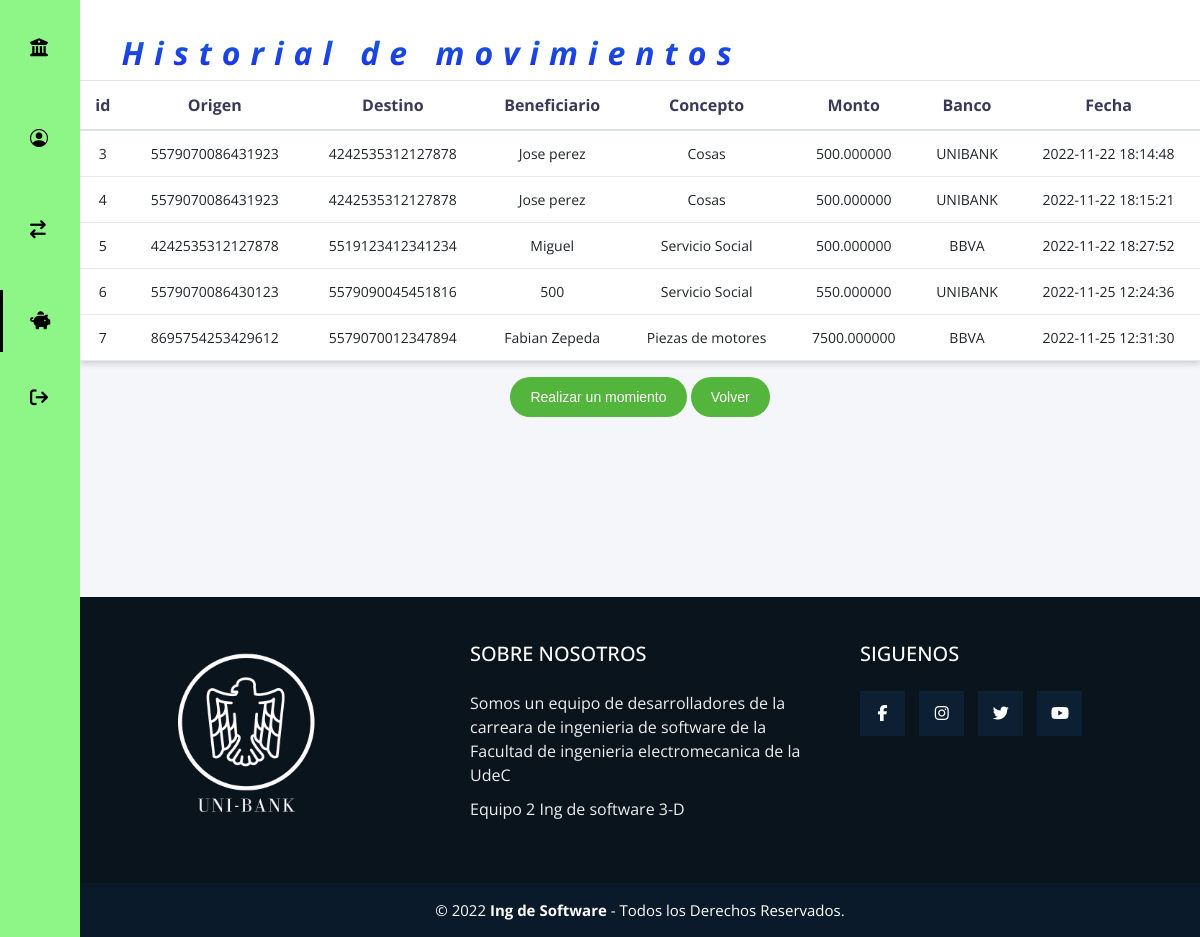
/movimientos/historial.php, run on the app's committed database.
### tables this page shows
CREATE TABLE `comprobante` (
  `idComprobante` int NOT NULL AUTO_INCREMENT,
  `origenDeb` varchar(500) DEFAULT NULL,
  `destinoDeb` varchar(500) DEFAULT NULL,
  `beneficiario` varchar(50) DEFAULT NULL,
  `concepto` varchar(150) DEFAULT NULL,
  `monto` decimal(20,6) DEFAULT NULL,
  `banco` varchar(50) DEFAULT NULL,
  `fecha` datetime NOT NULL DEFAULT CURRENT_TIMESTAMP ON UPDATE CURRENT_TIMESTAMP,
  PRIMARY KEY (`idComprobante`)
);

### movimientos/historial.php (the view, shortened to what this page needs)
<?php session_start();
$objeto = new Conexion();
$conexion = $objeto->Conectar();
$consulta = "SELECT * FROM comprobante";
$resultado = $conexion->prepare($consulta);
$resultado->execute();
$datos=$resultado->fetchAll(PDO::FETCH_ASSOC);
?>
<!DOCTYPE html>
<html lang="en">
<head>
    <link rel="stylesheet" href="https://stackpath.bootstrapcdn.com/bootstrap/4.3.1/css/bootstrap.min.css">
    <link rel="stylesheet" type="text/css" href="https://cdnjs.cloudflare.com/ajax/libs/Swiper/5.4.5/css/swiper.css">
    <link rel="stylesheet" href="../css/estilos.css">
    <link rel="stylesheet" href="https://use.fontawesome.com/releases/v5.7.2/css/all.css"
>
    <link rel="stylesheet" href="https://cdn.jsdelivr.net/npm/bootstrap-icons@1.9.1/font/bootstrap-icons.css">
	<link rel="stylesheet" href="css/ejecutivosTabla.css">
</head>
<body id="body">
    <header>
      <div class="icon__menu">
      </div>
    </header>
    <div class="menu__side" id="menu_side">
        <a href="index.php">
            <div class="name__page">
                <i class="fas fa-university"></i>
                <h4>Unibank</h4>
            </div>
        </a>
        <div class="options__menu">
            <a href="../cliente.php">
                <div class="option">
                <i class="bi bi-person-circle"></i>
                    <h4>Inicio</h4>
                </div>
            </a>
            <a href="transferencia.php">
                <div class="option">
                    <i class="fas fa-exchange"></i>
                    <h4>Transferencias rapidas</h4>
                </div>
            </a>
            <a href="../consultas.php" class="selected">
                <div class="option">
                    <i class="fas fa-piggy-bank"></i>
                    <h4>Consulta</h4>
                </div>
            </a>
            <a href="../funciones/cerrarSesion.php">
                <div class="option">
                    <i class="fas fa-sign-out"></i>
                    <h4>Cerrar sesion</h4>
                </div>
            </a>
        </div>
    </div>
	<div class="">
		<header>
			<h1>Historial de movimientos</h1>
		</header>
		<main>
		<table class="table">
			<thead>
				<tr>
					<th scope="col">id</th>
					<th scope="col">Origen</th>
					<th scope="col">Destino</th>
					<th scope="col">Beneficiario</th>
					<th scope="col">Concepto</th>
					<th scope="col">Monto</th>
					<th scope="col">Banco</th>
					<th scope="col">Fecha</th>
				</tr>
			</thead>
			<tbody>
				<?php foreach($datos as $dato){?>
				<tr>
					<td><?php echo $dato['idComprobante'] ?></td>
					<td><?php echo $dato['origenDeb'] ?></td>
					<td><?php echo $dato['destinoDeb'] ?></td>
					<td><?php echo $dato['beneficiario'] ?></td>
					<td><?php echo $dato['concepto'] ?></td>
					<td><?php echo $dato['monto'] ?></td>
					<td><?php echo $dato['banco'] ?></td>
					<td><?php echo $dato['fecha'] ?></td>
				</tr>
				<?php }?>
			</tbody>
		</table>
		</main>
	</div>
	<div class="container-btn">
        <a href="transferencia.php" class="btn btn-success">Realizar un momiento</a>
        <a href="../consultas.php" class="btn btn-outline-secondary">Volver</a>
    </div>
	<footer class="pie-pagina">
        <div class="grupo-1">
            <div class="box">
                <figure>
                    <a href="#">
                        <img src="../assets/unibank.png" alt="Logo de SLee Dw">
                    </a>
                </figure>
            </div>
            <div class="box">
                <h2>SOBRE NOSOTROS</h2>
                <p>Somos un equipo de desarrolladores de la carreara de ingenieria de software de la Facultad de ingenieria electromecanica de la UdeC</p>
                <p>Equipo 2 Ing de software 3-D</p>
            </div>
            <div class="box">
                <h2>SIGUENOS</h2>
                <div class="red-social">
                    <a href="#" class="fa fa-facebook"></a>
                    <a href="#" class="fa fa-instagram"></a>
                    <a href="#" class="fa fa-twitter"></a>
                    <a href="#" class="fa fa-youtube"></a>
                </div>
            </div>
        </div>
        <div class="grupo-2">
            <small>&copy; 2022 <b>Ing de Software</b> - Todos los Derechos Reservados.</small>
        </div>
    </footer>
</body>
</html>

### css/estilos.css (style rules this page uses)
* { margin: 0; padding: 0; box-sizing: border-box; text-decoration: none; font-family: 'Open Sans', sans-serif; }
body { margin-left: 80px; margin-top: 80px; transition: margin-left 300ms cubic-bezier(0.785, 0.135, 0.15, 0.86); }
header { width: 100%; height: 80px; background: #fff; align-items: center; display: flex; position: fixed; top: 0; z-index: 200; }
header h1 { font-size: 200%; font-style: italic; background: linear-gradient(#1497be, #1c2aec); color: transparent; background-clip: text; -webkit-background-clip: text; animation: text 5s linear infinite; letter-spacing: 10px; }
.icon__menu { width: 50px; height: 100%; display: flex; justify-content: center; align-items: center; transform: translateX(10px); }
.menu__side { width: 80px; height: 100%; background: #8ef587; position: fixed; top: 0; left: 0; color: white; font-size: 18px; z-index: 300; overflow: hidden; overflow-y: scroll; border-right: 20px solid #8ef587; transition: all 300ms cubic-bezier(0.785, 0.135, 0.15, 0.86); }
.menu__side { -ms-overflow-style: none; scrollbar-width: none; }
.name__page { padding: 20px 30px; display: flex; align-items: center; margin-top: 10px; color: #000000; }
.name__page i { width: 20px; margin-right: 20px; }
.options__menu { padding: 20px 30px; position: absolute; top: 80px; }
.options__menu a { color: #000000; cursor: default; display: block; position: relative; transition: color 300ms; }
.options__menu .option { padding: 20px 0px; display: flex; align-items: center; position: relative; }
.options__menu .option i { width: 20px; margin-right: 20px; cursor: pointer; }
.options__menu .option h4 { font-weight: 300; cursor: pointer; }
a.selected { color: rgb(0, 0, 0); }
.selected:before { content: ''; width: 3px; height: 80%; background: rgb(0, 0, 0); position: absolute; top: 10%; left: -30px; }
.pie-pagina { margin-top: 180px; width: 100%; background-color: #0a141d; }
.pie-pagina .grupo-1 { width: 100%; max-width: 1200px; margin: auto; display:grid; grid-template-columns: repeat(3, 1fr); grid-gap:50px; padding: 45px 0px; }
.pie-pagina .grupo-1 .box figure { width: 100%; height: 100%; display: flex; justify-content: center; align-items: center; }
.pie-pagina .grupo-1 .box figure img { width: 180px; }
.pie-pagina .grupo-1 .box h2 { color: #fff; margin-bottom: 25px; font-size: 20px; }
.pie-pagina .grupo-1 .box p { color: #efefef; margin-bottom: 10px; }
.pie-pagina .grupo-1 .red-social a { display: inline-block; text-decoration: none; width: 45px; height: 45px; line-height: 45px; color: #fff; margin-right: 10px; background-color: #0d2033; text-align: center; transition: all 300ms ease; }
.pie-pagina .grupo-2 { background-color: #0a1a2a; padding: 15px 10px; text-align: center; color: #fff; }
.pie-pagina .grupo-2 small { font-size: 15px; }
.container-btn { text-align: center; }

### css/ejecutivosTabla.css (style rules this page uses)
* { margin: 0; padding: 0; box-sizing: border-box; }
body { background: #F5F6FA; font-family: 'Montserrat', sans-serif; }
.btn { font-size: 14px; font-family: 'Montserrat', sans-serif; border: none; color: #fff; background: #54B53D; cursor: pointer; height: 40px; line-height: 40px; padding: 0 20px; border-radius:100px; }
table { width: 100%; background: #fff; border-collapse: collapse; text-align: center; margin-bottom: 80px; box-shadow: 0px 3px 6px 0px rgba(0,0,0,0.16); }
td, th { border-bottom:1px solid #E9E9E9; padding: 20px; }
th { color:#393A58; font-size: 16px; }
td { font-size: 14px; }
h1 { font-size: 4vmin; font-weight: bold; padding: 1.1em 1.3em 0em; }

### data on the page
comprobante: idComprobante "3", origenDeb "5579070086431923", destinoDeb "4242535312127878", beneficiario "Jose perez", concepto "Cosas", monto "500.000000", banco "UNIBANK", fecha "2022-11-22 18:14:48"
comprobante: idComprobante "4", origenDeb "5579070086431923", destinoDeb "4242535312127878", beneficiario "Jose perez", concepto "Cosas", monto "500.000000", banco "UNIBANK", fecha "2022-11-22 18:15:21"
comprobante: idComprobante "5", origenDeb "4242535312127878", destinoDeb "5519123412341234", beneficiario "Miguel", concepto "Servicio Social", monto "500.000000", banco "BBVA", fecha "2022-11-22 18:27:52"
comprobante: idComprobante "6", origenDeb "5579070086430123", destinoDeb "5579090045451816", beneficiario "500", concepto "Servicio Social", monto "550.000000", banco "UNIBANK", fecha "2022-11-25 12:24:36"
comprobante: idComprobante "7", origenDeb "8695754253429612", destinoDeb "5579070012347894", beneficiario "Fabian Zepeda", concepto "Piezas de motores", monto "7500.000000", banco "BBVA", fecha "2022-11-25 12:31:30"
